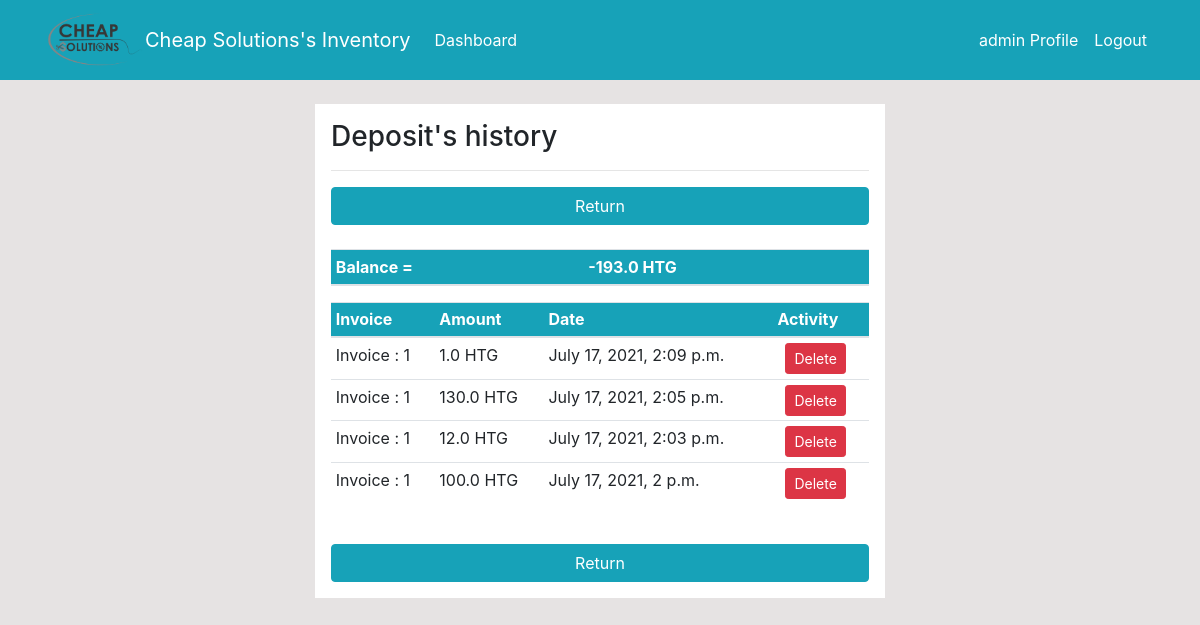
Page /invoices/deposit/show/1/ (signed in) on the earlier database version.
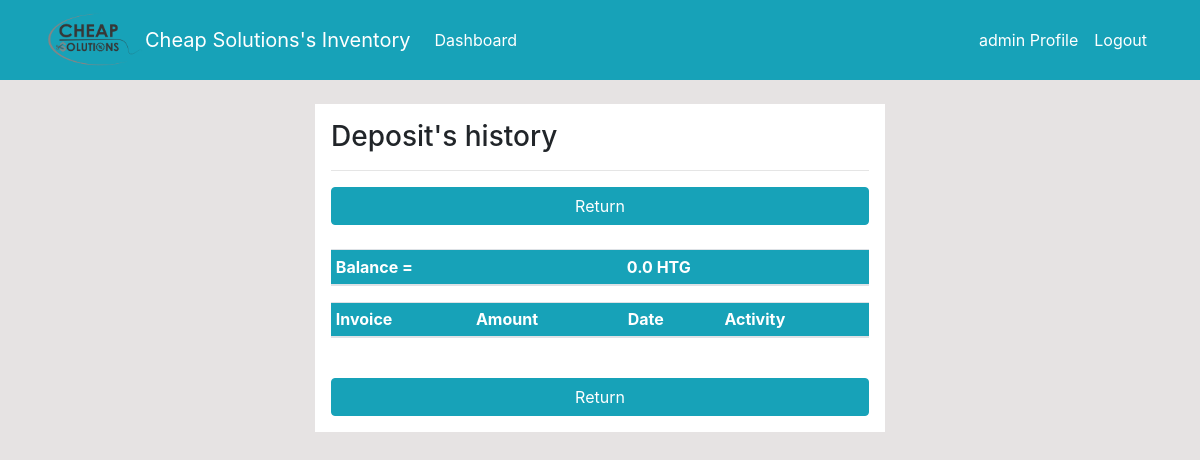
Same page on the later database version.
### dashboard/models.py (models this page shows, shortened)
class Invoice(models.Model):
    client = models.ForeignKey(Customer, on_delete=models.SET_NULL, null=True)
    name_backup = models.CharField(max_length=500, null = True)
    email_backup = models.EmailField(max_length=254, null=True)
    phone_backup = models.PositiveIntegerField(null=True)
    address_backup = models.CharField(max_length=500, null=True )
    PoNumber = models.IntegerField('P.O Number',null=True)
    PaymentType = models.CharField('Payment Type',
                                   max_length=50,
                                   choices=Payment_Type,
                                   null=True)
    Date   = models.DateTimeField('Date',
                              default=datetime.now, blank=True
                              )
    Total = models.FloatField(null=True, default = 0.0)
    discount = models.FloatField('Discount',null=True, default = 0.0)
    Balance = models.FloatField(null=True)
    currency = models.CharField(max_length=50, choices=Currency_Category,default='HTG',null=True)
    class Meta:
        ordering = ('Date',)
    def __str__(self):
        return 'Invoice : {0}'.format(self.id)

class InvoiceDeposit(models.Model):
    Invoice = models.ForeignKey(Invoice, on_delete=models.CASCADE, null=True)
    Amount = models.FloatField(null=True)
    Date   = models.DateTimeField('Date',
                              default=datetime.now, blank=True
                              )

### dashboard/decorators.py (the view)
        def wrapper(request, *args, **kwargs):
            group = None
            if request.user.groups.exists():
                group = request.user.groups.all()[0].name
            if group in allowed_roles:
                return view_func(request, *args, **kwargs)
            else:
                return HttpResponse('You are not authorized to view this page')

### dashboard/views.py (called while the page is built)
@login_required(login_url='user-login')
@allowed_users(allowed_roles=['Admin'])
def invoices_deposit_show(request, pk):
  invoice_deposit = InvoiceDeposit.objects.all().order_by('-id',)
  invoice_to_be_printed = Invoice.objects.get(id=pk)
  amountPaid = 0.0
  for deposit in invoice_deposit:
      if deposit.Invoice.id == pk:
          amountPaid += float(deposit.Amount)
  total_after_discount = float(invoice_to_be_printed.Total - invoice_to_be_printed.discount)
  balance = float(total_after_discount - amountPaid)
  Invoice.objects.filter(id=pk).update(Balance = balance)
  context = {
            'balance': balance,
            'invoice': invoice_to_be_printed,
            'invoice_deposit': invoice_deposit
            }
  return render(request, 'dashboard/invoice_deposit.html', context)

### templates/dashboard/invoice_deposit.html (shortened to what this page needs)
{% extends 'partials/base.html' %}
{% load crispy_forms_tags %}
{% block content %}
<div class="row my-4">
    <div class="col-md-6 offset-md-3 p-3 bg-white">
        <h3>Deposit's history</h3>
        <hr>
        <a class="btn btn-info btn-block" href="{% url 'dashboard-invoices-edit-product' invoice.id %}">Return</a>
        <br>
        <table class="table table-hover table-sm bg-white search-table" >
            <thead class="bg-info text-white">
                <tr>
                    <th scope ="col">Balance = </th>
                    <th scope="col">{{balance}} {{invoice.currency}}</th>
                </tr>
            </thead>
        </table>
        <table class="table table-hover table-sm bg-white search-table" >
            <thead class="bg-info text-white">
                <tr>
                    <th scope="col" >Invoice</th>
                    <th scope="col">Amount</th>
                    <th scope ="col">Date</th>
                    <th scope="col">Activity</th>
                </tr>
            </thead>
            <tbody>
               {% for deposit in invoice_deposit %}
               {% if deposit.Invoice.id == invoice.id %}
                <tr>
                    <td>{{ deposit.Invoice }}</td>
                    <td>{{ deposit.Amount }} {{ deposit.Invoice.currency }}</td>
                    <td>{{ deposit.Date }}</td>
                      <form action = "{% url 'dashboard-invoices-deposit-delete' deposit.id invoice.id %}" method="POST">
                    <td>
                      <input class="btn btn-danger btn-sm ml-2" type="submit" value="Delete">
                    </td>
                     </form >
                </tr>
                {% endif %}
                {% endfor %}
            </tbody>
        </table>
        <br>
        <a class="btn btn-info btn-block" href="{% url 'dashboard-invoices-edit-product' invoice.id %}">Return</a>
    </div>
</div>
{% endblock %}

### templates/partials/base.html (shortened to what this page needs)
{% load static %}
<!doctype html>
<html lang="en">
<head>
	<link rel="stylesheet" href="https://cdn.jsdelivr.net/npm/bootstrap@4.6.0/dist/css/bootstrap.min.css"
>
	<link rel="stylesheet" href="https://use.fontawesome.com/releases/v5.15.2/css/all.css"
>
	<link rel="stylesheet" href="{% static 'style.css' %}">
</head>
<body>
	{% include 'partials/nav.html' %}
	<div class="container">
		{% block content %} {% endblock %}
	</div>
</body>
</html>

### templates/partials/nav.html (shortened to what this page needs)
{% load static %}
<nav class="navbar navbar-expand-lg navbar-info bg-info">
    <div class="container">
        <img class="img2" src="{% static '/img/Cheap solution logo.png' %}" alt="Cheap Solutions" style="width: 100%; max-width: 100px" />
        <a class="navbar-brand text-white" href="{% url 'dashboard-index' %}">Cheap Solutions's Inventory</a>
        {% if user.is_authenticated %}
        <div class="collapse navbar-collapse" id="navbarSupportedContent">
            <ul class="navbar-nav mr-auto">
                <li class="nav-item active">
                    <a class="nav-link text-white" href="{% url 'dashboard-index' %}">Dashboard </a>
                </li>
            </ul>
            <ul class="navbar-nav ml-auto">
                <li class="nav-item active">
                    <a class="nav-link text-white" href="{% url 'user-profile' %}">{{ user.username }} Profile
                        <span class="sr-only">(current)</span></a>
                </li>
                <li class="nav-item">
                    <a class="nav-link text-white" href="{% url 'user-logout' %}">Logout</a>
                </li>
            </ul>
            {% endif %}
        </div>
    </div>
</nav>

### static/style.css (style rules this page uses)
body { background: rgb(230, 227, 227); }

### templates/partials/nav.html (style rules this page uses)
.img2 { -webkit-filter: grayscale(100%); filter: grayscale(100%); }

Differences in the rows shown:
removed InvoiceDeposit: Invoice "Invoice : 1", Amount "1.0", Invoice.currency "HTG", Date "July 17, 2021, 2:09 p.m."
removed InvoiceDeposit: Invoice "Invoice : 1", Amount "130.0", Invoice.currency "HTG", Date "July 17, 2021, 2:05 p.m."
removed InvoiceDeposit: Invoice "Invoice : 1", Amount "12.0", Invoice.currency "HTG", Date "July 17, 2021, 2:03 p.m."
removed InvoiceDeposit: Invoice "Invoice : 1", Amount "100.0", Invoice.currency "HTG", Date "July 17, 2021, 2 p.m."
Other differences:
{{ balance }}: "-193.0" → "0.0"
